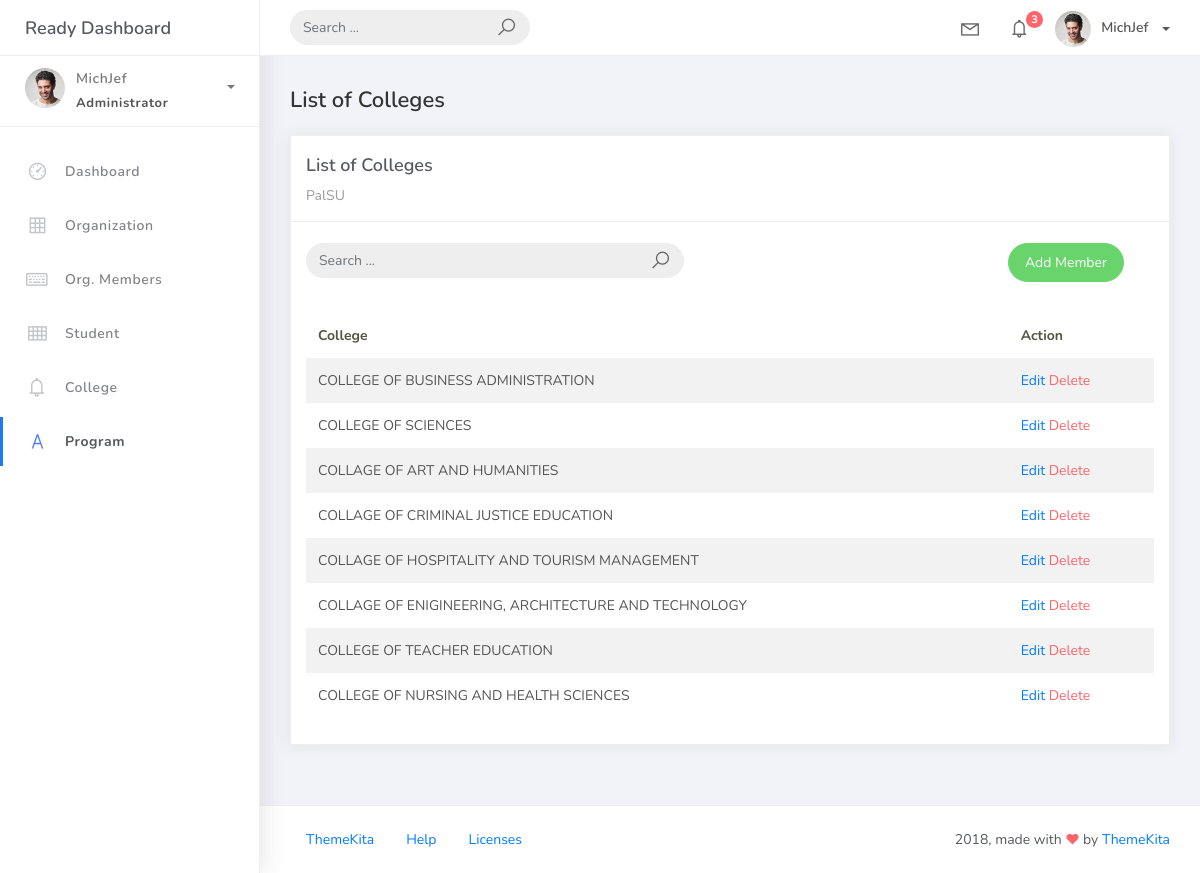
Page /college_list on the committed database.
### studentorg/models.py (models this page shows, shortened)
class BaseModel (models.Model):
    created_at = models.DateTimeField(auto_now_add=True, db_index=True)
    updated_at = models.DateTimeField(auto_now=True)
    class Meta:
        abstract = True

class College(BaseModel):
    college_name = models.CharField(max_length=150)

### studentorg/views.py (the view)
# urls.py: path('college_list', CollegeList.as_view(), name='college-list'),
class CollegeList(ListView):
    model = College
    context_object_name = 'college'
    template_name = 'College/college_list.html'
    paginate_by = 10
    def get_queryset(self, *args, **kwargs):
        qs = super(CollegeList, self).get_queryset(*args, **kwargs)
        if self.request.GET.get("q") != None:
            query = self.request.GET.get('q')
            qs = qs.filter(Q(college_name__icontains=query))
        return qs

### templates/College/college_list.html (shortened to what this page needs)
{% extends 'base.html' %} {% load static %} {% block content %}
<div class="content">
    <div class="container-fluid">
        <h4 class="page-title">List of Colleges</h4>
        <div class="row">
            <div class="col-md-12">
                <div class="card">
                    <div class="card-header">
                        <div class="card-title">List of Colleges</div>
                        <div class="card-category">PalSU</div>
                    </div>
                    <br />
                    <div class="col-md-12 row">
                        <div class="col-md-6">
                            <form class="navbar-left navbar-form nav-search mr-md-3" action="{% url 'college-list' %}">
                                <div class="input-group">
                                    <input type="text"placeholder="Search ..." class="form-control" name="q"/>
                                    <div class="input-group-append">
                                        <span class="input-group-text">
                                            <i class="la la-search search-icon"></i>
                                        </span>
                                    </div>
                                </div>
                            </form>
                        </div>
                        <div class="col-md-6">
                            <div class="pull-right">
                                <a
                                    href="{% url 'college-add' %}"
                                    class="btn btn-success btn-rounded"
                                    >Add Member</a>
                            </div>
                        </div>
                        </div>
                    <div class="card-body">
                        <table class="table table-striped mt-3">
                            <thead>
                                <tr>
                                    <th scope="col">College</th>
                                    <th scope="col">Action</th>
                                </tr>
                            </thead>
                            <tbody>
                                {% for object in object_list %}
                                <tr>
                                    <td>{{ object.college_name }}</td>
                                    <td>
                                        <a href="college_list/{{ object.id }}">Edit</a>
                                        <a href="college_list/{{ object.id }}/delete" class="text-danger">Delete</a>
                                    </td>
                                </tr>
                                {% empty %}
                                <tr>
                                    <td colspan="4" style="text-align: center">
                                        <p class="text-sm font-weight-bold mb-0">No Records Found</p>
                                    </td>
                                </tr>
                                {% endfor %}
                            </tbody>
                        </table>
                    </div>
                </div>
            </div>
        </div>
    </div>
</div>
{% endblock %}

### rows in the picture
College: college_name "COLLEGE OF BUSINESS ADMINISTRATION"
College: college_name "COLLEGE OF SCIENCES"
College: college_name "COLLAGE OF ART AND HUMANITIES"
College: college_name "COLLAGE OF CRIMINAL JUSTICE EDUCATION"
College: college_name "COLLAGE OF HOSPITALITY AND TOURISM MANAGEMENT"
College: college_name "COLLAGE OF ENIGINEERING, ARCHITECTURE AND TECHNOLOGY"
College: college_name "COLLEGE OF TEACHER EDUCATION"
College: college_name "COLLEGE OF NURSING AND HEALTH SCIENCES"
